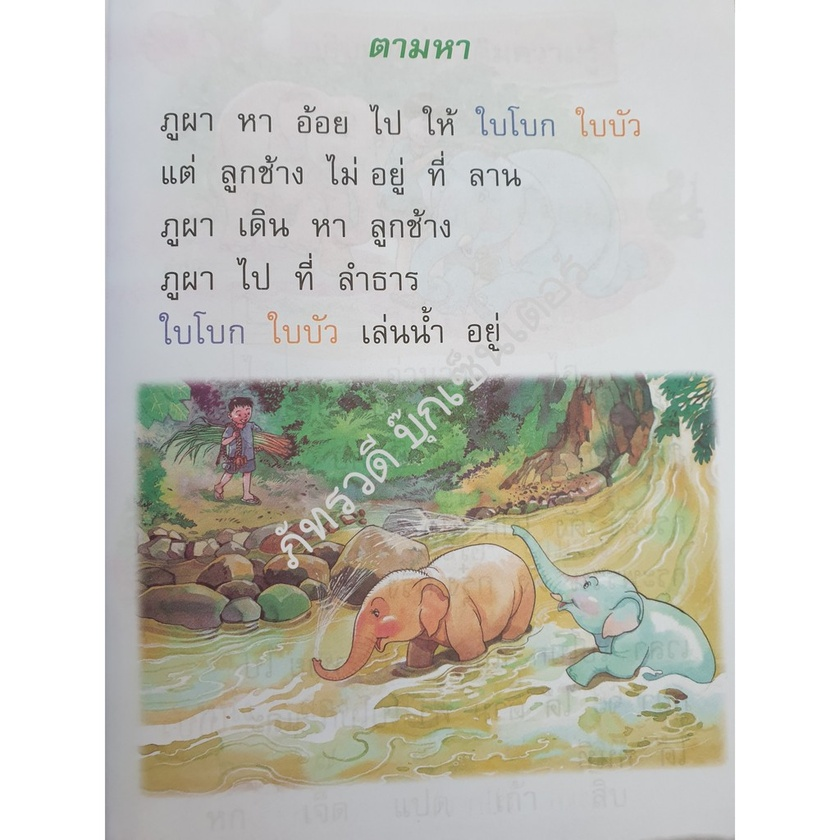
#> input picture data/th_01.jpg, 840 x 840 px, shrunk from 1024 x 1024 before the run
$ python py_tes_th.py
#> lines starting #> are read from the running program, lines starting #| are printed output that depends on the picture; after the words box and inside, x2 and y2 are one past the last pixel; in counts of white or black regions, pixels touching at a corner belong together
import cv2
import pytesseract as pt
from matplotlib import pyplot as plt

def display(im_path):
    dpi = 80
    im_data = plt.imread(im_path)

    height, width  = im_data.shape[:2]

    # What size does the figure need to be in inches to fit the image?
    figsize = width / float(dpi), height / float(dpi)

    # Create a figure of the right size with one axes that takes up the full figure
    fig = plt.figure(figsize=figsize)
    ax = fig.add_axes([0, 0, 1, 1])

    # Hide spines, ticks, etc.
    ax.axis('off')

    # Display the image.
    ax.imshow(im_data, cmap='gray')

    plt.show()
def greyscale(image):
    return cv2.cvtColor(image, cv2.COLOR_BGR2GRAY)

img_file = "data/th_01.jpg"
img=cv2.imread(img_file)
#> img is the input picture: shape (840, 840, 3); mean B, G, R 190, 197.7, 198.5

grey_img = greyscale(img)
#> in greyscale, `return cv2.cvtColor(image, cv2.COLOR_BGR2GRAY)`:
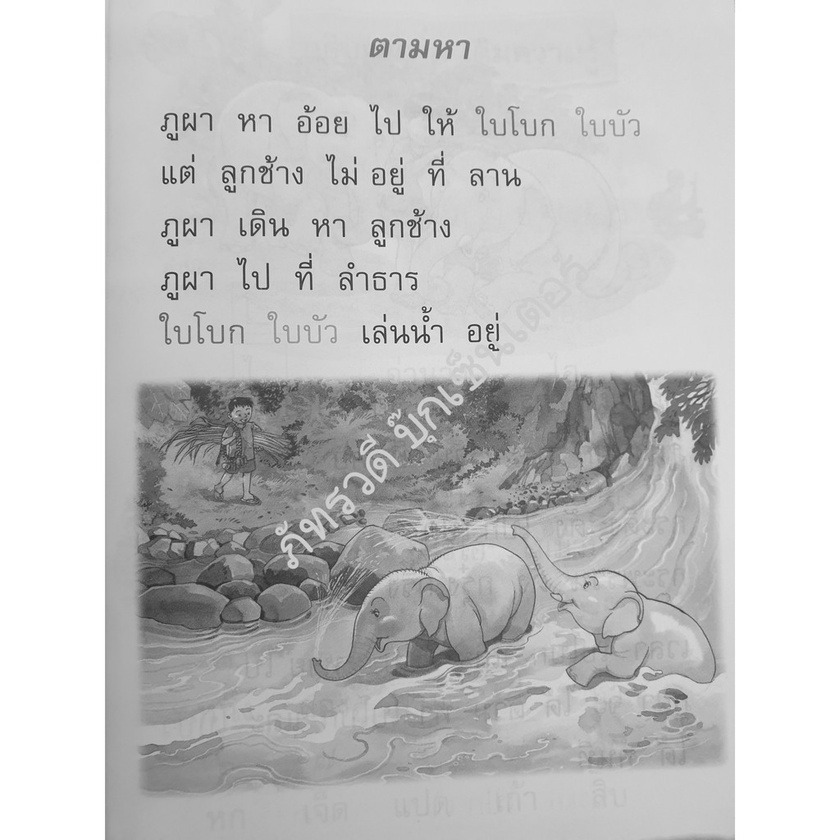
#> returned value: shape (840, 840); min 34, max 255, mean 197.1
cv2.imwrite("temp/th_grey.jpg", grey_img)
display("temp/th_grey.jpg")

thresh, img_bw = cv2.threshold(grey_img, 127,255, cv2.THRESH_BINARY)
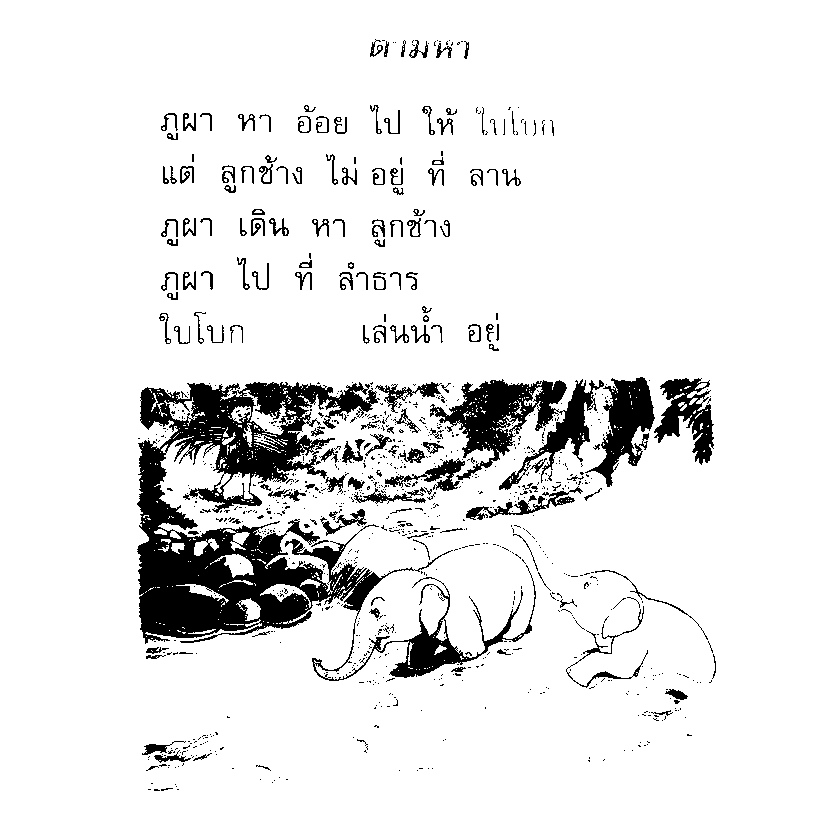
#> img_bw: shape (840, 840); 91% white; 981 black regions (823 under 20 px), largest, box (x1, y1, x2, y2) and area: (137, 382, 536, 681) 33711, (430, 379, 604, 490) 7406, (585, 377, 655, 487) 3298
cv2.imwrite("temp/bw_img.jpg",img_bw)
display("temp/bw_img.jpg")

#> (the run stopped early here; a loop or call above may not have finished)

$ run again, with data/index.jpg copied over data/th_01.jpg
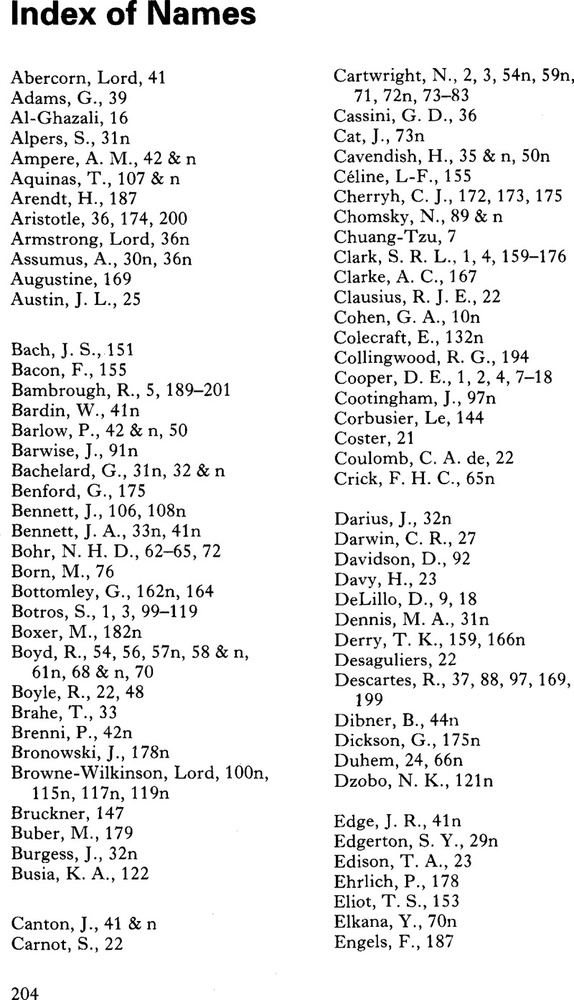
#> input picture data/index.jpg, 574 x 1000 px, shrunk from 800 x 1394 before the run
#> img is the input picture: shape (1000, 574, 3); min 0, max 255, mean 235.8
#> `thresh, img_bw = cv2.threshold(grey_img, 127,255, cv2.THRESH_BINARY)`:
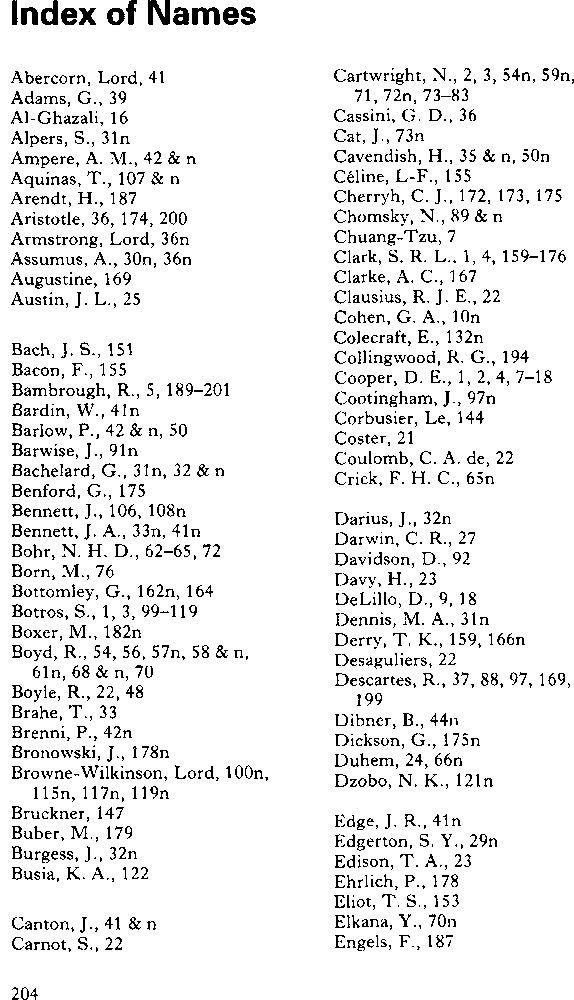
#> img_bw: shape (1000, 574); 92.8% white; black in thin lines or dots

$ run again, with data/index_02.JPG copied over data/th_01.jpg
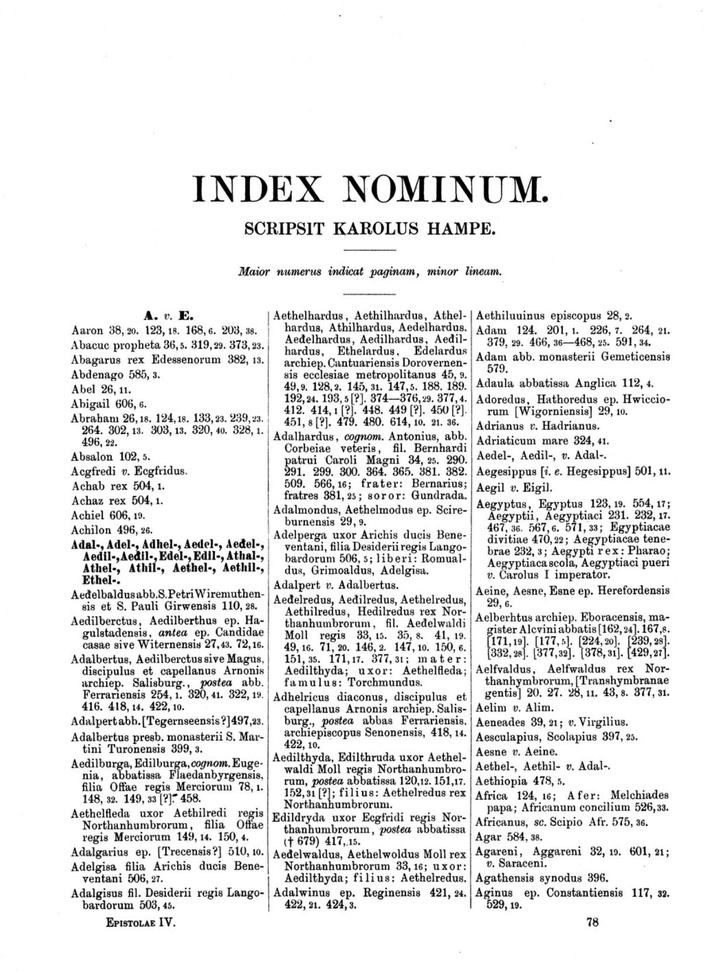
#> input picture data/index_02.JPG, 726 x 972 px, shrunk from 1243 x 1664 before the run
#> img is the input picture: shape (972, 726, 3); min 0, max 255, mean 232.5
#> `thresh, img_bw = cv2.threshold(grey_img, 127,255, cv2.THRESH_BINARY)`:
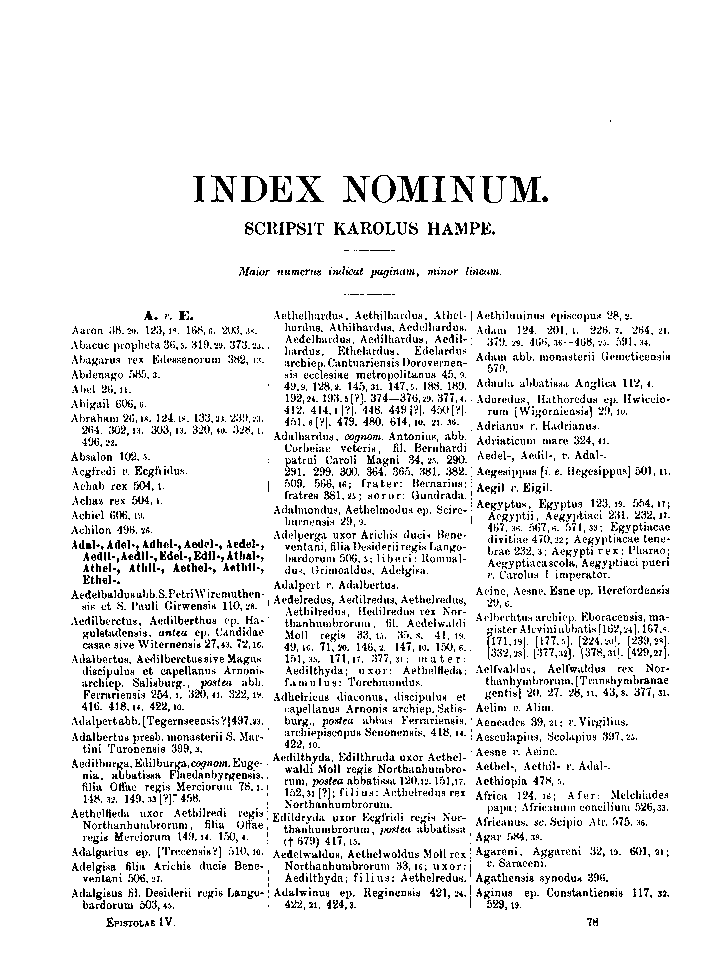
#> img_bw: shape (972, 726); 92.1% white; black in thin lines or dots, all inside (x1, y1, x2, y2) = (71, 120, 670, 927)

$ run again, with data/index_3.jpg copied over data/th_01.jpg
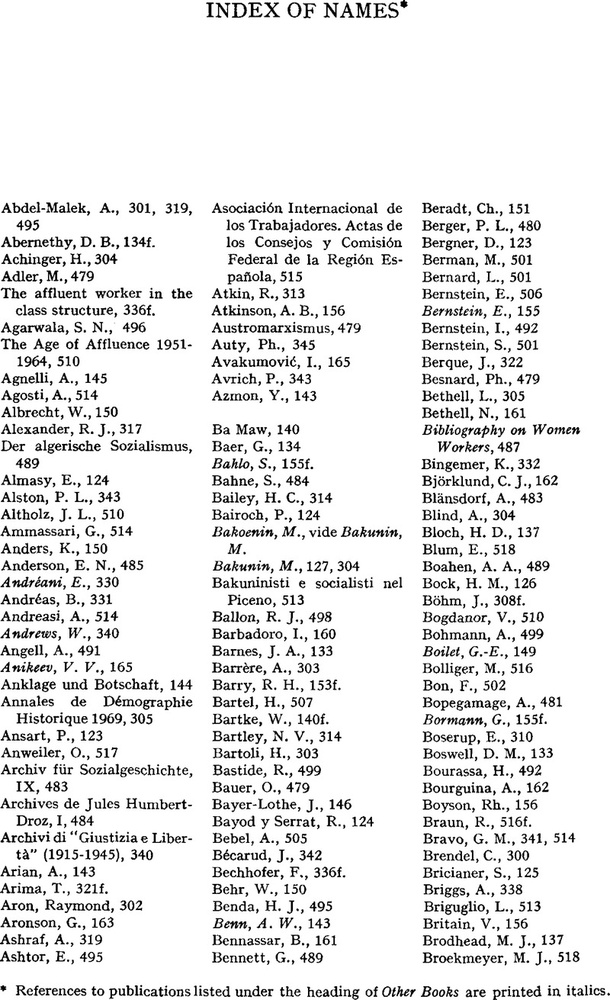
#> input picture data/index_3.jpg, 610 x 1000 px, shrunk from 800 x 1311 before the run
#> img is the input picture: shape (1000, 610, 3); min 0, max 255, mean 232.3
#> `thresh, img_bw = cv2.threshold(grey_img, 127,255, cv2.THRESH_BINARY)`:
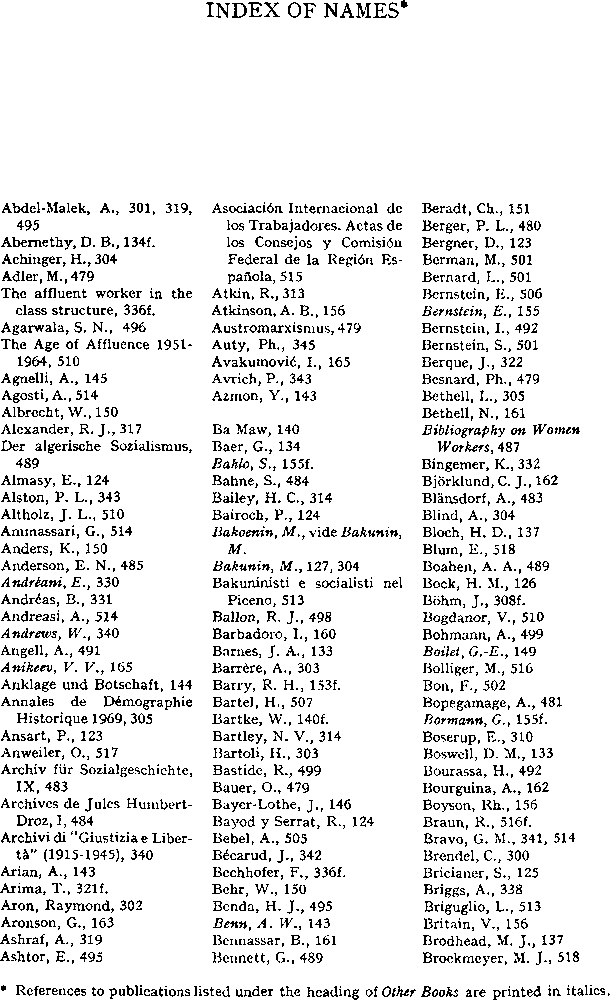
#> img_bw: shape (1000, 610); 91.5% white; black in thin lines or dots
